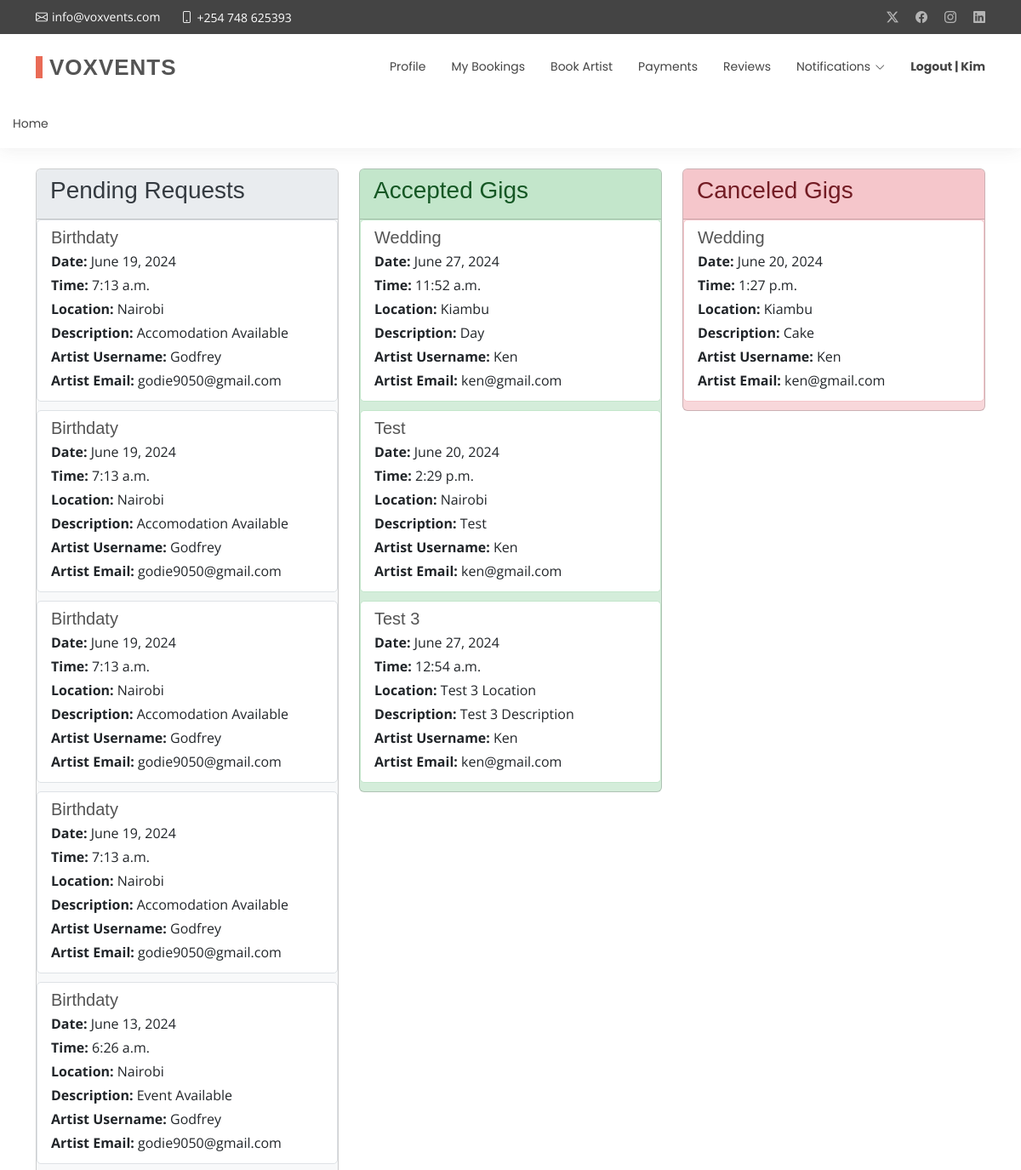
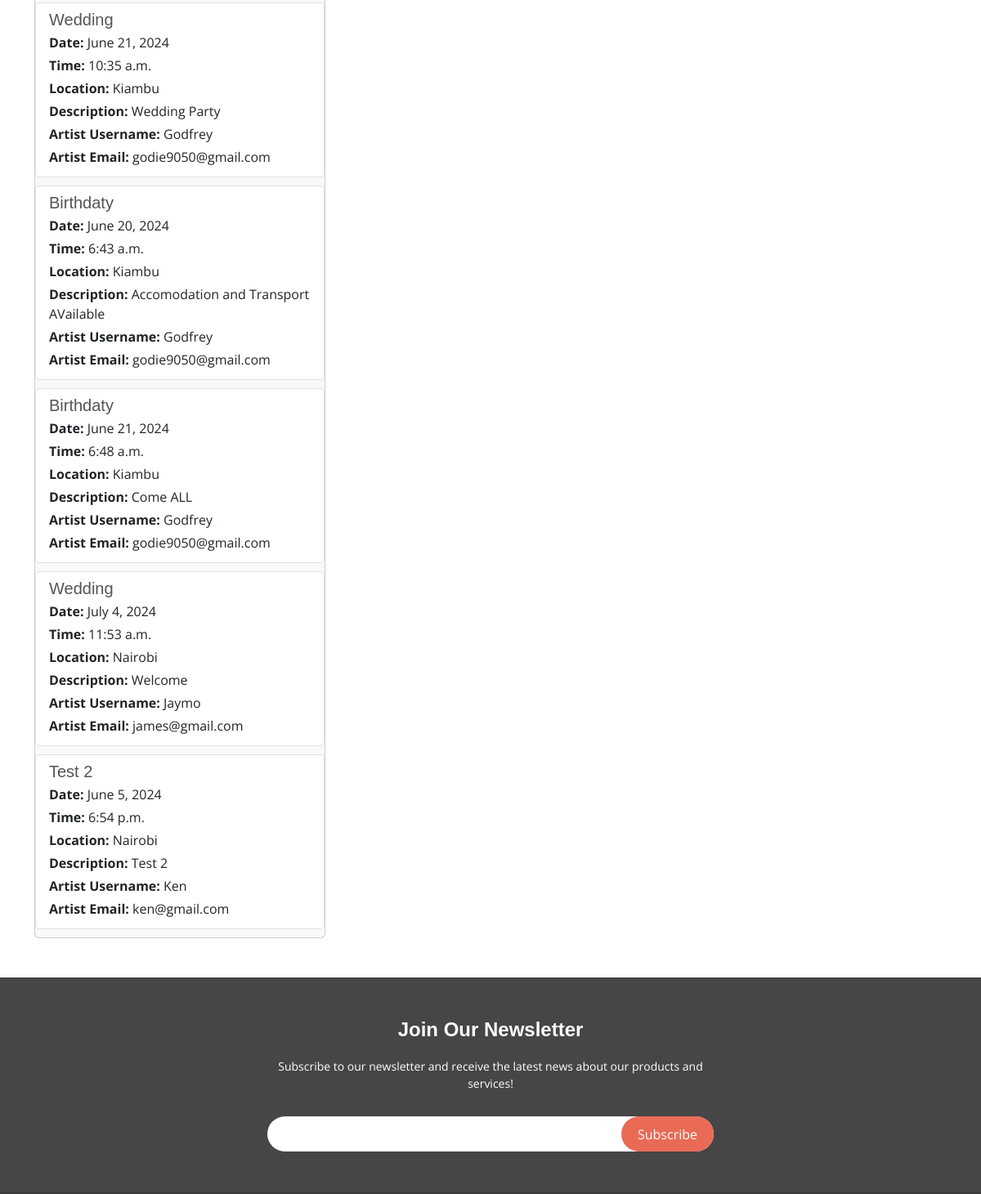
The app's page /bookings-view/ (signed in, upper part), older data (2 pictures, top to bottom).
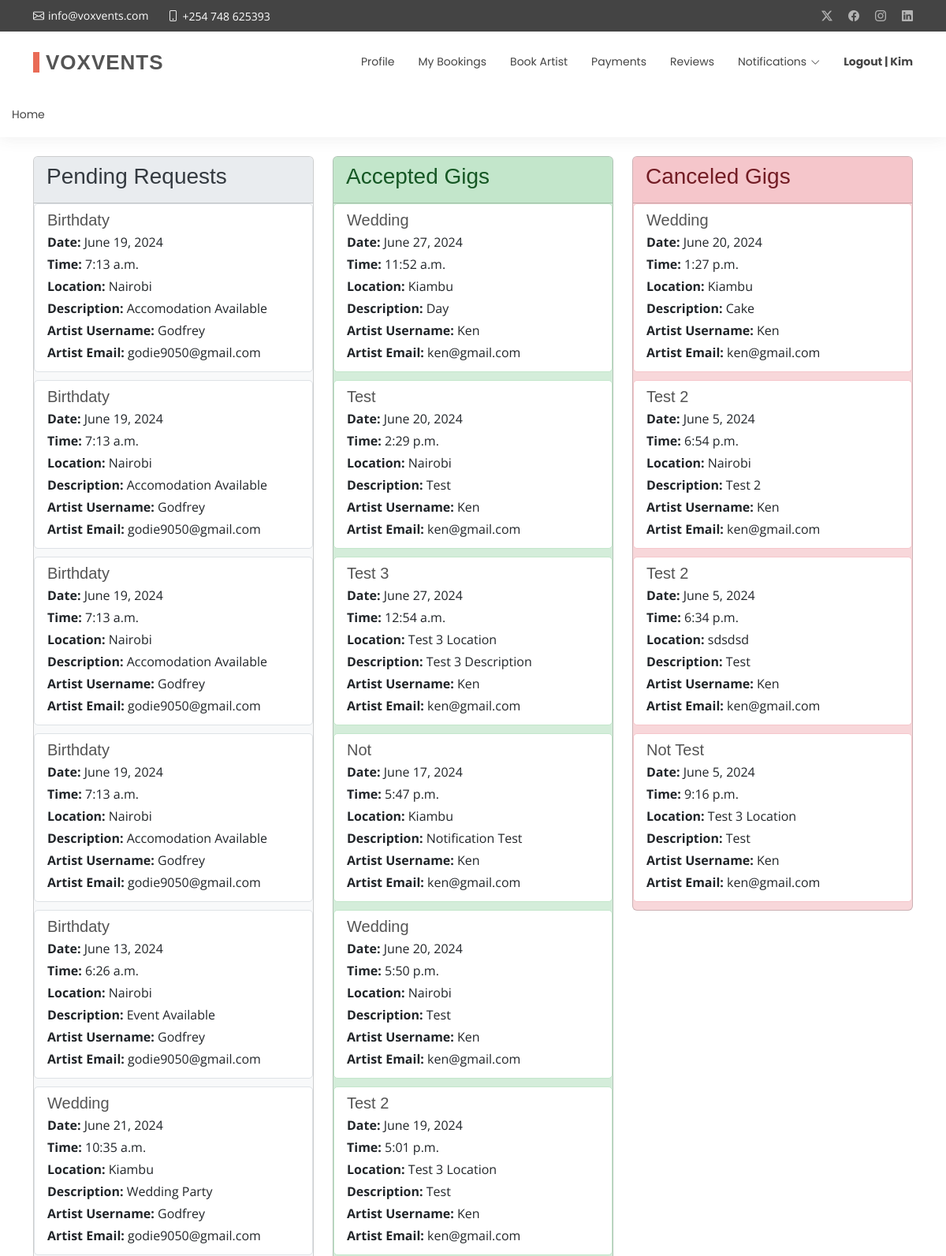
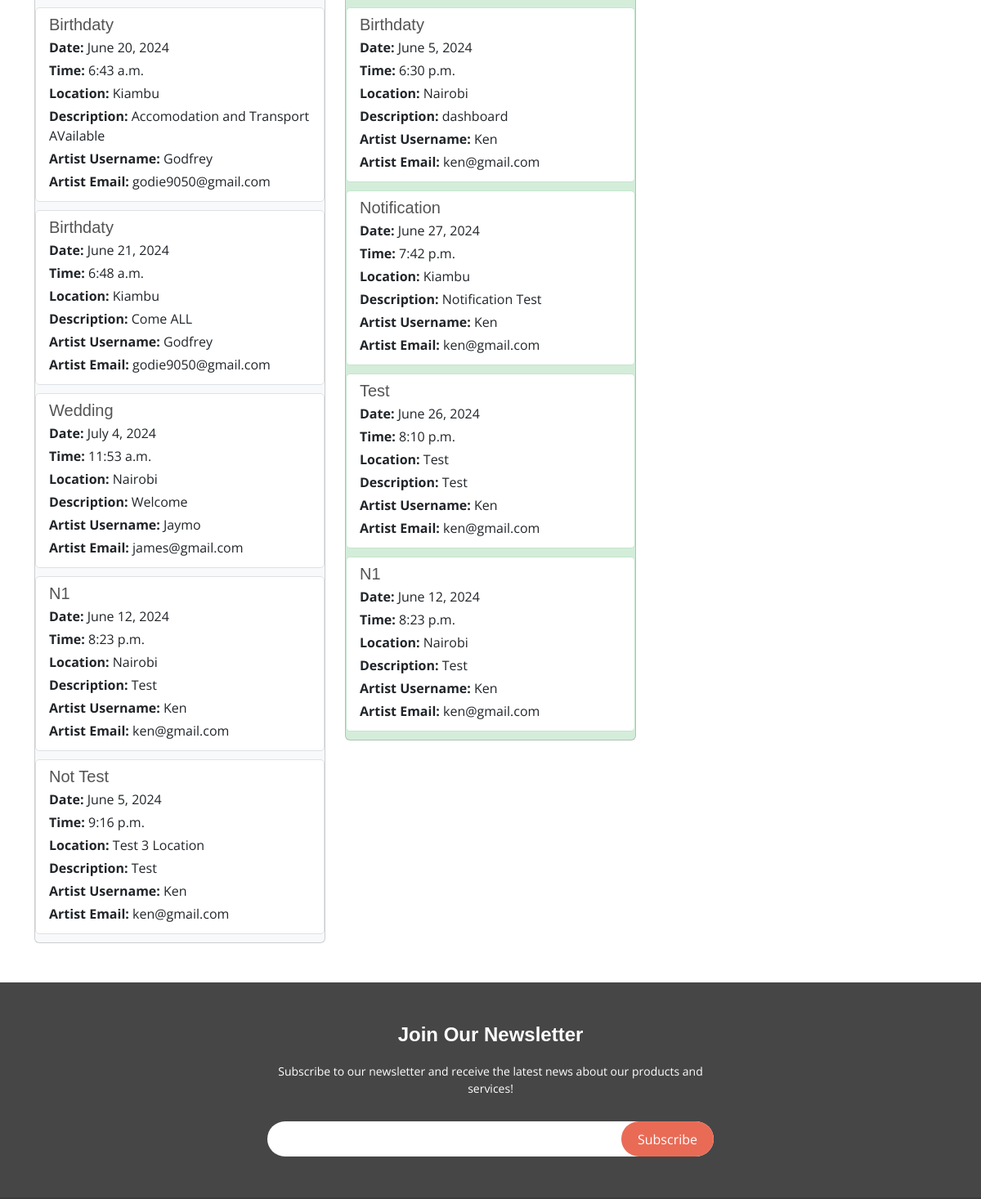
The same page, newer data (2 pictures, top to bottom).
### voxapp/models.py (models this page shows, shortened)
class BookingRequest(models.Model):
    artist = models.ForeignKey(Profile, on_delete=models.CASCADE)
    user = models.ForeignKey(User, on_delete=models.CASCADE)
    event_name = models.CharField(max_length=100)
    event_date = models.DateField()
    event_time = models.TimeField()
    event_location = models.CharField(max_length=255)
    event_description = models.TextField()
    status = models.CharField(max_length=20, choices=[
        ('pending', 'Pending'),
        ('accepted', 'Accepted'),
        ('rejected', 'Rejected')
    ], default='pending')

class Profile(models.Model):
    USER_TYPE_CHOICES = [
        ('artist', 'Artist'),
        ('client', 'Client'),
        ('admin', 'Admin'),
    ]
    user = models.OneToOneField(User, on_delete=models.CASCADE)
    user_type = models.CharField(max_length=10, choices=USER_TYPE_CHOICES)
    class_name = models.CharField(max_length=100, blank=True, null=True)
    address = models.CharField(max_length=255, blank=True, null=True)
    profile_picture = models.ImageField(upload_to='profile_pics/', blank=True, null=True)
    pricing = models.DecimalField(max_digits=10, decimal_places=2, default=0.00, verbose_name='Default Pricing')

class AcceptedGig(models.Model):
    artist = models.ForeignKey(Profile, on_delete=models.CASCADE)
    event_name = models.CharField(max_length=255, blank=True, null=True)
    event_date = models.DateField()
    event_time = models.TimeField()
    event_location = models.CharField(max_length=255, blank=True, null=True)
    event_description = models.TextField()
    client_username = models.CharField(max_length=150, blank=True, null=True)
    client_email = models.EmailField()

class CanceledGig(models.Model):
    artist = models.ForeignKey(Profile, on_delete=models.CASCADE)
    event_name = models.CharField(max_length=255, blank=True, null=True)
    event_date = models.DateField()
    event_time = models.TimeField()
    event_location = models.CharField(max_length=255, blank=True, null=True)
    event_description = models.TextField()
    client_username = models.CharField(max_length=150, blank=True, null=True)
    client_email = models.EmailField()

### voxapp/views.py (the view)
# urls.py: path('bookings-view/', views.bookings_view, name='bookings_view'),
@login_required
def bookings_view(request):
    user = request.user
    booking_requests = BookingRequest.objects.filter(user=user)
    accepted_gigs = AcceptedGig.objects.filter(client_username=user.username)
    canceled_gigs = CanceledGig.objects.filter(client_username=user.username)
    context = {
        'booking_requests': booking_requests,
        'accepted_gigs': accepted_gigs,
        'canceled_gigs': canceled_gigs,
    }
    return render(request, 'client/client-bookings.html', context)

### templates/client/client-bookings.html (shortened to what this page needs)
{% extends "base.html" %}
{% load static %}
{% block nav %}
<nav id="navmenu" class="navmenu">
    <ul>
        <li><a href="{% url 'profile_view' %}">Profile</a></li>
        <li><a href="{% url 'bookings_view' %}">My Bookings</a></li>
        <li><a href="{% url 'artist_profiles' %}">Book Artist</a></li>
        <li><a href="{% url 'payments_view' %}">Payments</a></li>
        <li><a href="{% url 'reviews_view' %}">Reviews</a></li>
        <li class="dropdown">
            <a href="#"><span>Notifications</span> <i class="bi bi-chevron-down toggle-dropdown"></i></a>
        </li>
        <li><a href="{% url 'logout' %}"><strong>Logout | {{ user.username }}</strong></a></li>
    </ul>
</nav>
{% endblock %}
{% block main %}
<main class="main">
    <div class="container py-4">
        <div class="row mb-4">
            <div class="col-lg-4">
                <div class="card" style="background-color: #f8f9fa; color: #343a40;">
                    <div class="card-header" style="background-color: #e9ecef; color: #343a40;">
                        <h3 class="card-title">Pending Requests</h3>
                    </div>
                    <ul class="list-group list-group-flush gig-requests-list">
                        {% for request in booking_requests %}
                        <li class="list-group-item gig-request-item" data-gig-id="{{ request.id }}" style="border: 1px solid #dee2e6; margin-bottom: 10px; border-radius: 5px;">
                            <h5 class="mb-1">{{ request.event_name }}</h5>
                            <p class="mb-1"><strong>Date:</strong> {{ request.event_date }}</p>
                            <p class="mb-1"><strong>Time:</strong> {{ request.event_time }}</p>
                            <p class="mb-1"><strong>Location:</strong> {{ request.event_location }}</p>
                            <p class="mb-1"><strong>Description:</strong> {{ request.event_description }}</p>
                            <p class="mb-1"><strong>Artist Username:</strong> {{ request.artist.user.username }}</p>
                            <p class="mb-1"><strong>Artist Email:</strong> {{ request.artist.user.email }}</p>
                        </li>
                        {% empty %}
                        <p>No pending bookings.</p>
                        {% endfor %}
                    </ul>
                </div>
            </div>
            <div class="col-lg-4">
                <div class="card" style="background-color: #d4edda; color: #155724;">
                    <div class="card-header" style="background-color: #c3e6cb; color: #155724;">
                        <h3 class="card-title">Accepted Gigs</h3>
                    </div>
                    <ul class="list-group list-group-flush accepted-gigs-list">
                        {% for gig in accepted_gigs %}
                        <li class="list-group-item accepted-gig-item" style="border: 1px solid #c3e6cb; margin-bottom: 10px; border-radius: 5px;">
                            <h5 class="mb-1">{{ gig.event_name }}</h5>
                            <p class="mb-1"><strong>Date:</strong> {{ gig.event_date }}</p>
                            <p class="mb-1"><strong>Time:</strong> {{ gig.event_time }}</p>
                            <p class="mb-1"><strong>Location:</strong> {{ gig.event_location }}</p>
                            <p class="mb-1"><strong>Description:</strong> {{ gig.event_description }}</p>
                            <p class="mb-1"><strong>Artist Username:</strong> {{ gig.artist.user.username }}</p>
                            <p class="mb-1"><strong>Artist Email:</strong> {{ gig.artist.user.email }}</p>
                        </li>
                        {% empty %}
                        <p>No accepted bookings.</p>
                        {% endfor %}
                    </ul>
                </div>
            </div>
            <div class="col-lg-4">
                <div class="card" style="background-color: #f8d7da; color: #721c24;">
                    <div class="card-header" style="background-color: #f5c6cb; color: #721c24;">
                        <h3 class="card-title">Canceled Gigs</h3>
                    </div>
                    <ul class="list-group list-group-flush canceled-gigs-list">
                        {% for gig in canceled_gigs %}
                        <li class="list-group-item canceled-gig-item" style="border: 1px solid #f5c6cb; margin-bottom: 10px; border-radius: 5px;">
                            <h5 class="mb-1">{{ gig.event_name }}</h5>
                            <p class="mb-1"><strong>Date:</strong> {{ gig.event_date }}</p>
                            <p class="mb-1"><strong>Time:</strong> {{ gig.event_time }}</p>
                            <p class="mb-1"><strong>Location:</strong> {{ gig.event_location }}</p>
                            <p class="mb-1"><strong>Description:</strong> {{ gig.event_description }}</p>
                            <p class="mb-1"><strong>Artist Username:</strong> {{ gig.artist.user.username }}</p>
                            <p class="mb-1"><strong>Artist Email:</strong> {{ gig.artist.user.email }}</p>
                        </li>
                        {% empty %}
                        <p>No canceled gigs.</p>
                        {% endfor %}
                    </ul>
                </div>
            </div>
        </div>
    </div>
</main>
{% endblock %}

### templates/base.html (shortened to what this page needs)
{% load static %}
<!DOCTYPE html>
<html lang="en">
<head>
  <link href="{% static 'assets/vendor/bootstrap/css/bootstrap.min.css' %}" rel="stylesheet">
  <link href="{% static 'assets/vendor/bootstrap-icons/bootstrap-icons.css' %}" rel="stylesheet">
  <link href="{% static 'assets/vendor/aos/aos.css' %}" rel="stylesheet">
  <link href="{% static 'assets/vendor/swiper/swiper-bundle.min.css' %}" rel="stylesheet">
  <link href="{% static 'assets/vendor/glightbox/css/glightbox.min.css' %}" rel="stylesheet">
  <link href="{% static 'assets/css/main.css' %}" rel="stylesheet">
</head>
<body class="index-page">
  <header id="header" class="header sticky-top">
    <div class="topbar d-flex align-items-center">
      <div class="container d-flex justify-content-center justify-content-md-between">
        <div class="contact-info d-flex align-items-center">
          <i class="bi bi-envelope d-flex align-items-center"><a href="mailto:info@voxvents.com">info@voxvents.com</a></i>
          <i class="bi bi-phone d-flex align-items-center ms-4"><span>+254 748 625393</span></i>
        </div>
        <div class="social-links d-none d-md-flex align-items-center">
          <a href="#" class="twitter"><i class="bi bi-twitter-x"></i></a>
          <a href="#" class="facebook"><i class="bi bi-facebook"></i></a>
          <a href="#" class="instagram"><i class="bi bi-instagram"></i></a>
          <a href="#" class="linkedin"><i class="bi bi-linkedin"></i></a>
        </div>
      </div>
    </div>
    <div class="branding">
      <div class="container position-relative d-flex align-items-center justify-content-between">
        <a href="{% url 'index' %}" class="logo d-flex align-items-center">
          <h1 class="sitename">VoxVents</h1>
        </a>
        {% block nav %}{% endblock %}
      </div>
    </div>
    <nav id="navmenu" class="navmenu">
      <ul>
        <li><a href="{% url 'index' %}">Home</a></li>
      </ul>
    </nav>
  </header>
  <main class="main">
  {% block main %}{% endblock %}
  </main>
  <footer id="footer" class="footer position-relative">
    <div class="footer-newsletter">
      <div class="container">
        <div class="row justify-content-center text-center">
          <div class="col-lg-6">
            <h4>Join Our Newsletter</h4>
            <p>Subscribe to our newsletter and receive the latest news about our products and services!</p>
            <form action="{% static 'forms/newsletter.php' %}" method="post" class="php-email-form">
              <div class="newsletter-form"><input type="email" name="email"><input type="submit" value="Subscribe"></div>
            </form>
          </div>
        </div>
      </div>
    </div>
  </footer>
</body>
</html>

### static/assets/css/main.css (style rules this page uses)
:root { --default-font: "Open Sans", system-ui, -apple-system, "Segoe UI", Roboto, "Helvetica Neue", Arial, "Noto Sans", "Liberation Sans", sans-serif, "Apple Color Emoji", "Segoe UI Emoji", "Segoe UI Symbol", "Noto Color Emoji"; --heading-font: "Raleway", sans-serif; --nav-font: "Poppins", sans-serif; }
:root { --background-color: #ffffff; --default-color: #444444; --heading-color: #545454; --accent-color: #e96b56; --contrast-color: #ffffff; }
:root { --nav-color: #444444; --nav-hover-color: #e96b56; --nav-dropdown-background-color: #ffffff; --nav-dropdown-color: #444444; --nav-dropdown-hover-color: #e96b56; }
:root { scroll-behavior: smooth; }
body { color: var(--default-color); background-color: var(--background-color); font-family: var(--default-font); }
a { color: var(--accent-color); text-decoration: none; transition: 0.3s; }
h1, h2, h3, h4, h5, h6 { color: var(--heading-color); font-family: var(--heading-font); }
.header { color: var(--default-color); transition: all 0.5s; z-index: 997; background-color: var(--background-color); box-shadow: 0px 0px 20px 0px color-mix(in srgb, var(--default-color), transparent 90%); }
.header .topbar { background-color: var(--default-color); height: 40px; padding: 0; font-size: 14px; transition: all 0.5s; }
.header .topbar .contact-info i { font-style: normal; color: var(--contrast-color); }
.header .topbar .contact-info i a, .header .topbar .contact-info i span { padding-left: 5px; color: var(--contrast-color); }
.header .topbar .contact-info i a { line-height: 0; transition: 0.3s; }
.header .topbar .social-links a { color: color-mix(in srgb, var(--contrast-color), transparent 40%); line-height: 0; transition: 0.3s; margin-left: 20px; }
.header .branding { padding: 10px 0; }
.header .logo { line-height: 1; }
.header .logo h1 { font-size: 26px; padding: 0 0 0 8px; margin: 11px 0; line-height: 1; font-weight: 700; letter-spacing: 1px; text-transform: uppercase; border-left: 8px solid var(--accent-color); }
@media (min-width: 1200px) { .navmenu { padding: 0; } }
@media (min-width: 1200px) { .navmenu ul { margin: 0; padding: 0; display: flex; list-style: none; align-items: center; } }
@media (min-width: 1200px) { .navmenu li { position: relative; } }
@media (min-width: 1200px) { .navmenu a, .navmenu a:focus { color: var(--nav-color); padding: 18px 15px; font-size: 14px; font-family: var(--nav-font); font-weight: 400; display: flex; align-items: center; justify-content: space-between; white-space: nowrap; transition: 0.3s; } }
@media (min-width: 1200px) { .navmenu a i, .navmenu a:focus i { font-size: 12px; line-height: 0; margin-left: 5px; transition: 0.3s; } }
@media (min-width: 1200px) { .navmenu li:last-child a { padding-right: 0; } }
.footer { --background-color: #3c3c3c; --default-color: #ffffff; --heading-color: #ffffff; color: var(--default-color); background-color: var(--background-color); font-size: 14px; padding-bottom: 50px; position: relative; }
.footer .footer-newsletter { background-color: color-mix(in srgb, var(--default-color), transparent 95%); padding: 50px 0; }
.footer .footer-newsletter h4 { font-size: 24px; }
.footer .footer-newsletter .newsletter-form { margin-top: 30px; padding: 6px 8px; position: relative; background-color: var(--contrast-color); border: 1px solid color-mix(in srgb, var(--default-color), transparent 90%); display: flex; transition: 0.3s; border-radius: 50px; }
.footer .footer-newsletter .newsletter-form input[type=email] { border: 0; padding: 4px 8px; width: 100%; background-color: var(--contrast-color); color: var(--background-color); }
.footer .footer-newsletter .newsletter-form input[type=submit] { border: 0; font-size: 16px; padding: 0 20px; margin: -7px -9px -7px 0; background: var(--accent-color); color: var(--contrast-color); transition: 0.3s; border-radius: 50px; }
.footer h4 { font-size: 16px; font-weight: bold; position: relative; padding-bottom: 12px; }

### templates/client/client-bookings.html (style rules this page uses)
.list-group-item { transition: transform 0.2s, box-shadow 0.2s; }

Row changes from the older to the newer data that the page shows:
removed BookingRequest: event_name "Test 2", event_date "June 5, 2024", event_time "6:54 p.m.", event_location "Nairobi", event_description "Test 2", artist.user.username "Ken", artist.user.email "ken@gmail.com"
added BookingRequest: event_name "N1", event_date "June 12, 2024", event_time "8:23 p.m.", event_location "Nairobi", event_description "Test", artist.user.username "Ken", artist.user.email "ken@gmail.com"
added BookingRequest: event_name "Not Test", event_date "June 5, 2024", event_time "9:16 p.m.", event_location "Test 3 Location", event_description "Test", artist.user.username "Ken", artist.user.email "ken@gmail.com"
added AcceptedGig: event_name "Not", event_date "June 17, 2024", event_time "5:47 p.m.", event_location "Kiambu", event_description "Notification Test", artist.user.username "Ken", artist.user.email "ken@gmail.com"
added AcceptedGig: event_name "Wedding", event_date "June 20, 2024", event_time "5:50 p.m.", event_location "Nairobi", event_description "Test", artist.user.username "Ken", artist.user.email "ken@gmail.com"
added AcceptedGig: event_name "Test 2", event_date "June 19, 2024", event_time "5:01 p.m.", event_location "Test 3 Location", event_description "Test", artist.user.username "Ken", artist.user.email "ken@gmail.com"
added AcceptedGig: event_name "Birthdaty", event_date "June 5, 2024", event_time "6:30 p.m.", event_location "Nairobi", event_description "dashboard", artist.user.username "Ken", artist.user.email "ken@gmail.com"
added AcceptedGig: event_name "Notification", event_date "June 27, 2024", event_time "7:42 p.m.", event_location "Kiambu", event_description "Notification Test", artist.user.username "Ken", artist.user.email "ken@gmail.com"
added AcceptedGig: event_name "Test", event_date "June 26, 2024", event_time "8:10 p.m.", event_location "Test", event_description "Test", artist.user.username "Ken", artist.user.email "ken@gmail.com"
added AcceptedGig: event_name "N1", event_date "June 12, 2024", event_time "8:23 p.m.", event_location "Nairobi", event_description "Test", artist.user.username "Ken", artist.user.email "ken@gmail.com"
added CanceledGig: event_name "Test 2", event_date "June 5, 2024", event_time "6:54 p.m.", event_location "Nairobi", event_description "Test 2", artist.user.username "Ken", artist.user.email "ken@gmail.com"
added CanceledGig: event_name "Test 2", event_date "June 5, 2024", event_time "6:34 p.m.", event_location "sdsdsd", event_description "Test", artist.user.username "Ken", artist.user.email "ken@gmail.com"
added CanceledGig: event_name "Not Test", event_date "June 5, 2024", event_time "9:16 p.m.", event_location "Test 3 Location", event_description "Test", artist.user.username "Ken", artist.user.email "ken@gmail.com"
